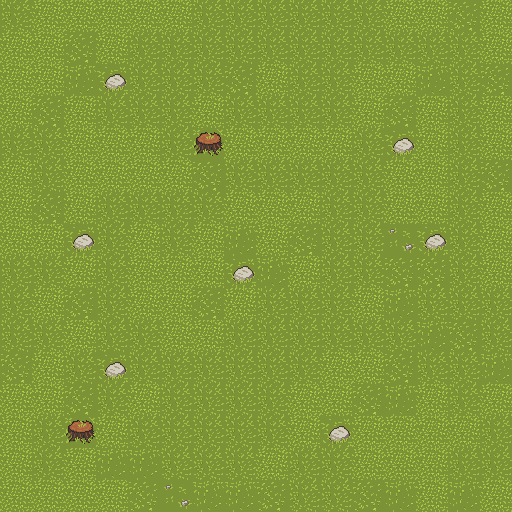

Rendered tile map (Tiled .tmx) drawn with the repository's tilesets; below, a short description and the full map source, tile grids included:
An orthogonal 16x16 tile map with 32x32 px tiles, 1 tile layer (function), 2 tilesets.

<map version="1.0" orientation="orthogonal" width="16" height="16" tilewidth="32" tileheight="32">
 <tileset firstgid="1" name="tile_function" tilewidth="32" tileheight="32">
  <image source="tile_function.png" width="512" height="512" />
  <tile id="0">
   <properties>
    <property name="body" value="static" />
    <property name="type" value="physic" />
   </properties>
  </tile>
 </tileset>
 <tileset firstgid="257" name="Grass etc" tilewidth="32" tileheight="32">
  <image source="Grasstiles.png" width="128" height="128" />
 </tileset>
 <layer name="function" width="16" height="16">
  <properties>
   <property name="display" value="false" />
   <property name="functional" value="true" />
  </properties>
  <data>
   <tile gid="258" />
   <tile gid="257" />
   <tile gid="257" />
   <tile gid="257" />
   <tile gid="257" />
   <tile gid="257" />
   <tile gid="258" />
   <tile gid="258" />
   <tile gid="258" />
   <tile gid="258" />
   <tile gid="258" />
   <tile gid="258" />
   <tile gid="257" />
   <tile gid="257" />
   <tile gid="262" />
   <tile gid="257" />
   <tile gid="257" />
   <tile gid="257" />
   <tile gid="262" />
   <tile gid="257" />
   <tile gid="258" />
   <tile gid="258" />
   <tile gid="258" />
   <tile gid="258" />
   <tile gid="258" />
   <tile gid="258" />
   <tile gid="258" />
   <tile gid="258" />
   <tile gid="258" />
   <tile gid="258" />
   <tile gid="258" />
   <tile gid="257" />
   <tile gid="257" />
   <tile gid="257" />
   <tile gid="261" />
   <tile gid="259" />
   <tile gid="258" />
   <tile gid="258" />
   <tile gid="258" />
   <tile gid="262" />
   <tile gid="257" />
   <tile gid="258" />
   <tile gid="258" />
   <tile gid="257" />
   <tile gid="257" />
   <tile gid="261" />
   <tile gid="258" />
   <tile gid="262" />
   <tile gid="257" />
   <tile gid="262" />
   <tile gid="257" />
   <tile gid="258" />
   <tile gid="258" />
   <tile gid="258" />
   <tile gid="257" />
   <tile gid="258" />
   <tile gid="258" />
   <tile gid="258" />
   <tile gid="258" />
   <tile gid="257" />
   <tile gid="262" />
   <tile gid="257" />
   <tile gid="258" />
   <tile gid="257" />
   <tile gid="258" />
   <tile gid="258" />
   <tile gid="257" />
   <tile gid="257" />
   <tile gid="257" />
   <tile gid="258" />
   <tile gid="267" />
   <tile gid="257" />
   <tile gid="257" />
   <tile gid="257" />
   <tile gid="257" />
   <tile gid="258" />
   <tile gid="259" />
   <tile gid="257" />
   <tile gid="258" />
   <tile gid="257" />
   <tile gid="257" />
   <tile gid="258" />
   <tile gid="257" />
   <tile gid="257" />
   <tile gid="257" />
   <tile gid="257" />
   <tile gid="262" />
   <tile gid="258" />
   <tile gid="258" />
   <tile gid="258" />
   <tile gid="258" />
   <tile gid="258" />
   <tile gid="257" />
   <tile gid="257" />
   <tile gid="258" />
   <tile gid="262" />
   <tile gid="257" />
   <tile gid="262" />
   <tile gid="257" />
   <tile gid="258" />
   <tile gid="258" />
   <tile gid="258" />
   <tile gid="258" />
   <tile gid="257" />
   <tile gid="257" />
   <tile gid="257" />
   <tile gid="258" />
   <tile gid="258" />
   <tile gid="257" />
   <tile gid="257" />
   <tile gid="258" />
   <tile gid="257" />
   <tile gid="257" />
   <tile gid="257" />
   <tile gid="259" />
   <tile gid="258" />
   <tile gid="257" />
   <tile gid="258" />
   <tile gid="257" />
   <tile gid="261" />
   <tile gid="257" />
   <tile gid="262" />
   <tile gid="258" />
   <tile gid="258" />
   <tile gid="263" />
   <tile gid="259" />
   <tile gid="258" />
   <tile gid="257" />
   <tile gid="258" />
   <tile gid="258" />
   <tile gid="257" />
   <tile gid="258" />
   <tile gid="257" />
   <tile gid="257" />
   <tile gid="257" />
   <tile gid="259" />
   <tile gid="261" />
   <tile gid="257" />
   <tile gid="258" />
   <tile gid="258" />
   <tile gid="262" />
   <tile gid="262" />
   <tile gid="258" />
   <tile gid="257" />
   <tile gid="258" />
   <tile gid="257" />
   <tile gid="262" />
   <tile gid="258" />
   <tile gid="257" />
   <tile gid="257" />
   <tile gid="262" />
   <tile gid="257" />
   <tile gid="258" />
   <tile gid="258" />
   <tile gid="258" />
   <tile gid="257" />
   <tile gid="261" />
   <tile gid="258" />
   <tile gid="258" />
   <tile gid="258" />
   <tile gid="258" />
   <tile gid="258" />
   <tile gid="257" />
   <tile gid="258" />
   <tile gid="258" />
   <tile gid="257" />
   <tile gid="257" />
   <tile gid="258" />
   <tile gid="258" />
   <tile gid="258" />
   <tile gid="258" />
   <tile gid="258" />
   <tile gid="258" />
   <tile gid="261" />
   <tile gid="262" />
   <tile gid="258" />
   <tile gid="262" />
   <tile gid="257" />
   <tile gid="258" />
   <tile gid="259" />
   <tile gid="258" />
   <tile gid="258" />
   <tile gid="258" />
   <tile gid="258" />
   <tile gid="258" />
   <tile gid="258" />
   <tile gid="257" />
   <tile gid="257" />
   <tile gid="262" />
   <tile gid="258" />
   <tile gid="258" />
   <tile gid="261" />
   <tile gid="257" />
   <tile gid="257" />
   <tile gid="262" />
   <tile gid="258" />
   <tile gid="257" />
   <tile gid="258" />
   <tile gid="258" />
   <tile gid="258" />
   <tile gid="258" />
   <tile gid="257" />
   <tile gid="257" />
   <tile gid="262" />
   <tile gid="261" />
   <tile gid="257" />
   <tile gid="258" />
   <tile gid="257" />
   <tile gid="257" />
   <tile gid="258" />
   <tile gid="267" />
   <tile gid="257" />
   <tile gid="258" />
   <tile gid="258" />
   <tile gid="258" />
   <tile gid="258" />
   <tile gid="258" />
   <tile gid="257" />
   <tile gid="259" />
   <tile gid="257" />
   <tile gid="257" />
   <tile gid="257" />
   <tile gid="257" />
   <tile gid="258" />
   <tile gid="257" />
   <tile gid="258" />
   <tile gid="257" />
   <tile gid="261" />
   <tile gid="261" />
   <tile gid="258" />
   <tile gid="258" />
   <tile gid="258" />
   <tile gid="257" />
   <tile gid="258" />
   <tile gid="258" />
   <tile gid="257" />
   <tile gid="257" />
   <tile gid="257" />
   <tile gid="258" />
   <tile gid="258" />
   <tile gid="257" />
   <tile gid="257" />
   <tile gid="257" />
   <tile gid="257" />
   <tile gid="262" />
   <tile gid="263" />
   <tile gid="261" />
   <tile gid="261" />
   <tile gid="262" />
   <tile gid="258" />
   <tile gid="258" />
   <tile gid="262" />
   <tile gid="261" />
   <tile gid="257" />
   <tile gid="261" />
   <tile gid="257" />
  </data>
 </layer>
</map>
